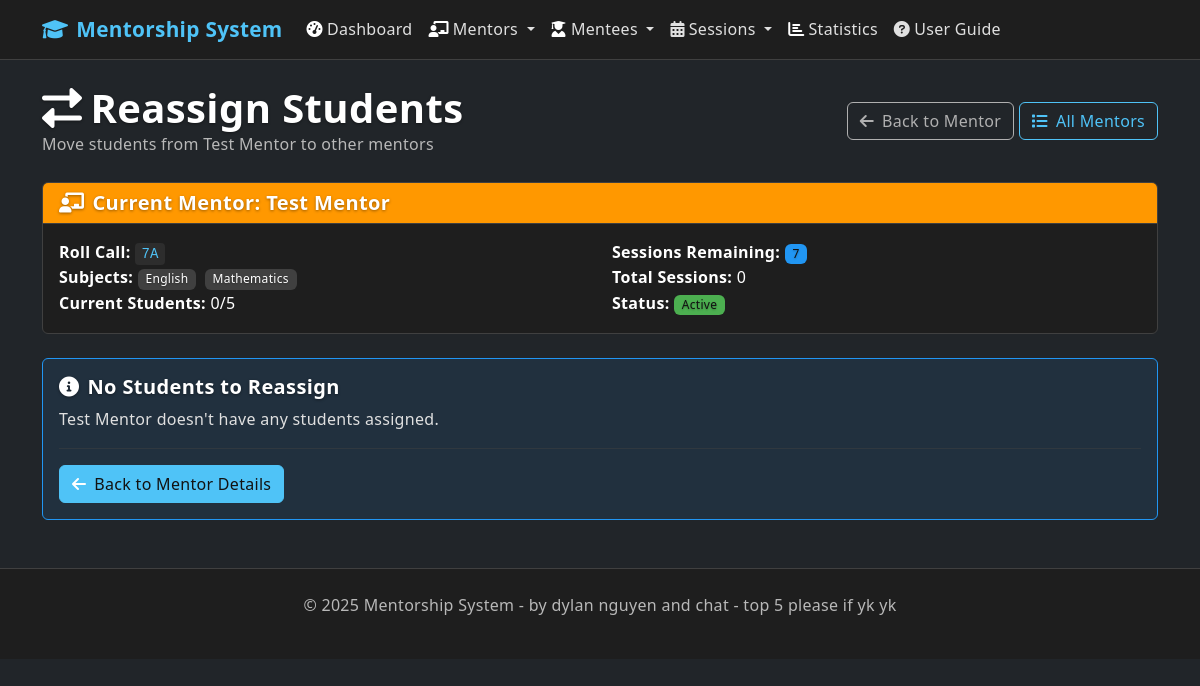
Screenshot of /reassign_mentees/9 with the database file from the repository.
### app.py (models this page shows, shortened)
class Mentor(db.Model):
    id = db.Column(db.Integer, primary_key=True)
    name = db.Column(db.String(100), nullable=False)
    roll_call = db.Column(db.String(20), nullable=False)  # Multiple mentors can be in same class
    subjects = db.Column(db.String(500), nullable=False)  # Increased length for more subjects
    max_mentees = db.Column(db.Integer, default=5)
    created_at = db.Column(db.DateTime, default=datetime.utcnow)
    mentees = db.relationship('Mentee', backref='assigned_mentor', lazy=True)
    sessions = db.relationship('Session', backref='mentor', lazy=True)
    def get_subjects_list(self):
        return [s.strip() for s in self.subjects.split(',') if s.strip()]
    def current_mentee_count(self):
        return len([m for m in self.mentees if m.mentor_id == self.id])

### app.py (the view, shortened to what this page needs)
@app.route('/reassign_mentees')
@app.route('/reassign_mentees/<int:mentor_id>', methods=['GET', 'POST'])
def reassign_mentees(mentor_id=None):
    if not mentor_id:
        flash('Please select a mentor to reassign mentees from.', 'info')
        return redirect(url_for('mentors'))
    mentor = Mentor.query.get_or_404(mentor_id)
    assigned_mentees = Mentee.query.filter_by(mentor_id=mentor_id).all()
    completed_sessions = Session.query.filter_by(
        mentor_id=mentor_id,
        status='completed'
    ).count()
    mentor.lessons_left = max(0, 7 - completed_sessions)
    target_mentors = Mentor.query.filter(Mentor.id != mentor_id).all()
    available_mentors = []
    for target_mentor in target_mentors:
        available_slots = target_mentor.max_mentees - target_mentor.current_mentee_count()
        if available_slots > 0:  # Only include mentors with available capacity
            available_mentors.append({
                'mentor': target_mentor,
                'available_slots': available_slots,
                'compatible_subjects': target_mentor.get_subjects_list()
            })
    return render_template('reassign_mentees.html',
                         mentor=mentor,
                         assigned_mentees=assigned_mentees,
                         available_mentors=available_mentors)

### templates/reassign_mentees.html (shortened to what this page needs)
{% extends "base.html" %}
{% block content %}
<div class="row">
    <div class="col-12">
        <div class="d-flex justify-content-between align-items-center mb-4">
            <div>
                <h1 class="mb-0">
                    <i class="fas fa-exchange-alt me-2"></i>Reassign Students
                </h1>
                <p class="text-muted mb-0">Move students from {{ mentor.name }} to other mentors</p>
            </div>
            <div>
                <a href="{{ url_for('mentor_detail', id=mentor.id) }}" class="btn btn-outline-secondary">
                    <i class="fas fa-arrow-left me-2"></i>Back to Mentor
                </a>
                <a href="{{ url_for('mentors') }}" class="btn btn-outline-primary">
                    <i class="fas fa-list me-2"></i>All Mentors
                </a>
            </div>
        </div>
    </div>
</div>
<div class="row mb-4">
    <div class="col-12">
        <div class="card border-warning">
            <div class="card-header bg-warning text-dark">
                <h5 class="mb-0">
                    <i class="fas fa-chalkboard-teacher me-2"></i>Current Mentor: {{ mentor.name }}
                </h5>
            </div>
            <div class="card-body">
                <div class="row">
                    <div class="col-md-6">
                        <strong>Roll Call:</strong> <code>{{ mentor.roll_call }}</code><br>
                        <strong>Subjects:</strong>
                        {% for subject in mentor.subjects.split(',') %}
                            <span class="badge bg-secondary me-1">{{ subject.strip() }}</span>
                        {% endfor %}<br>
                        <strong>Current Students:</strong> {{ mentor.mentees|length }}/{{ mentor.max_mentees }}
                    </div>
                    <div class="col-md-6">
                        <strong>Sessions Remaining:</strong> <span class="badge bg-info">{{ mentor.lessons_left }}</span><br>
                        <strong>Total Sessions:</strong> {{ mentor.sessions|length }}<br>
                        <strong>Status:</strong>
                        {% if mentor.lessons_left <= 0 %}
                            <span class="badge bg-danger">Retired</span>
                        {% elif mentor.lessons_left <= 2 %}
                            <span class="badge bg-warning">Near Retirement</span>
                        {% else %}
                            <span class="badge bg-success">Active</span>
                        {% endif %}
                    </div>
                </div>
            </div>
        </div>
    </div>
</div>
{% if assigned_mentees and available_mentors %}
    <form method="POST">
        <div class="row">
            <div class="col-md-6">
                <div class="card">
                    <div class="card-header">
                        <h5 class="mb-0">
                            <i class="fas fa-user-graduate me-2"></i>Students to Reassign
                            <span class="badge bg-warning ms-2">{{ assigned_mentees|length }}</span>
                        </h5>
                    </div>
                    <div class="card-body">
                        {% for mentee in assigned_mentees %}
                            <div class="card mb-3 border-warning">
                                <div class="card-body py-2">
                                    <div class="d-flex justify-content-between align-items-start">
                                        <div>
                                            <h6 class="mb-1">{{ mentee.name }}</h6>
                                            <small class="text-muted">{{ mentee.roll_call }}</small><br>
                                            <span class="badge bg-secondary">{{ mentee.subject }}</span>
                                            <span class="badge bg-info">{{ mentee.lessons_remaining }} lessons</span>
                                            {% set upcoming_sessions = mentee.sessions|selectattr('status', 'equalto', 'scheduled')|selectattr('scheduled_date', 'ge', moment())|list %}
                                            {% if upcoming_sessions %}
                                                <br><small class="text-warning">
                                                    <i class="fas fa-calendar-exclamation me-1"></i>
                                                    {{ upcoming_sessions|length }} upcoming session(s)
                                                </small>
                                            {% endif %}
                                        </div>
                                        <div class="text-end">
                                            <label class="form-label small">New mentor:</label>
                                            <select name="reassignments" class="form-select form-select-sm mentee-reassignment"
                                                    data-mentee-id="{{ mentee.id }}"
                                                    data-subject="{{ mentee.subject }}"
                                                    data-mentee-name="{{ mentee.name }}">
                                                <option value="">Select new mentor...</option>
                                                {% for mentor_info in available_mentors %}
                                                    {% if mentee.subject in mentor_info.mentor.subjects.split(',') %}
                                                        <option value="{{ mentee.id }}-{{ mentor_info.mentor.id }}"
                                                                data-mentor-id="{{ mentor_info.mentor.id }}"
                                                                data-available-slots="{{ mentor_info.available_slots }}"
                                                                data-mentor-name="{{ mentor_info.mentor.name }}">
                                                            {{ mentor_info.mentor.name }}
                                                            ({{ mentor_info.available_slots }} slots available)
                                                        </option>
                                                    {% endif %}
                                                {% endfor %}
                                                <option value="{{ mentee.id }}-unassign" class="text-warning">
                                                    ⚠️ Leave Unassigned
                                                </option>
                                            </select>
                                        </div>
                                    </div>
                                </div>
                            </div>
                        {% endfor %}
                    </div>
                </div>
            </div>
            <div class="col-md-6">
                <div class="card">
                    <div class="card-header">
                        <h5 class="mb-0">
                            <i class="fas fa-chalkboard-teacher me-2"></i>Available Mentors
                            <span class="badge bg-success ms-2">{{ available_mentors|length }}</span>
                        </h5>
                    </div>
                    <div class="card-body">
                        {% for mentor_info in available_mentors %}
                            <div class="card mb-3 border-success" id="target-mentor-{{ mentor_info.mentor.id }}">
                                <div class="card-body py-2">
                                    <div class="d-flex justify-content-between align-items-start">
                                        <div>
                                            <h6 class="mb-1">{{ mentor_info.mentor.name }}</h6>
                                            <small class="text-muted">{{ mentor_info.mentor.roll_call }}</small><br>
                                            <div class="mt-1">
                                                {% for subject in mentor_info.mentor.subjects.split(',') %}
                                                    <span class="badge bg-secondary me-1">{{ subject.strip() }}</span>
                                                {% endfor %}
                                            </div>
                                        </div>
                                        <div class="text-end">
                                            <div class="badge bg-success mb-1">
                                                <span id="target-available-slots-{{ mentor_info.mentor.id }}">{{ mentor_info.available_slots }}</span>
                                                / {{ mentor_info.mentor.max_mentees }} slots
                                            </div><br>
                                            <div class="badge bg-info mb-1">
                                                {{ mentor_info.mentor.lessons_left }} sessions left
                                            </div><br>
                                            <small class="text-muted">
                                                <span id="target-assignments-{{ mentor_info.mentor.id }}">0</span> new assignments
                                            </small>
                                        </div>
                                    </div>
                                </div>
                            </div>
                        {% endfor %}
                    </div>
                </div>
            </div>
        </div>
        <div class="row mt-4">
            <div class="col-12">
                <div class="card">
                    <div class="card-header">
                        <h5 class="mb-0">
                            <i class="fas fa-clipboard-check me-2"></i>Reassignment Summary
                        </h5>
                    </div>
                    <div class="card-body">
                        <div id="reassignment-summary" class="alert alert-info">
                            <i class="fas fa-info-circle me-2"></i>
                            <strong>Ready to reassign:</strong> Select new mentors for students to see reassignment summary.
                        </div>
                        <div class="d-grid gap-2 d-md-flex justify-content-md-end">
                            <button type="button" class="btn btn-outline-secondary" onclick="clearAllReassignments()">
                                <i class="fas fa-eraser me-2"></i>Clear All
                            </button>
                            <button type="button" class="btn btn-outline-warning" onclick="selectAllUnassign()">
                                <i class="fas fa-unlink me-2"></i>Unassign All
                            </button>
                            <button type="submit" class="btn btn-warning" id="reassign-button" disabled>
                                <i class="fas fa-exchange-alt me-2"></i>Confirm Reassignments
                            </button>
                        </div>
                    </div>
                </div>
            </div>
        </div>
    </form>
{% elif not assigned_mentees %}
    <div class="alert alert-info">
        <h5 class="alert-heading">
            <i class="fas fa-info-circle me-2"></i>No Students to Reassign
        </h5>
        <p>{{ mentor.name }} doesn't have any students assigned.</p>
        <hr>
        <a href="{{ url_for('mentor_detail', id=mentor.id) }}" class="btn btn-primary">
            <i class="fas fa-arrow-left me-2"></i>Back to Mentor Details
        </a>
    </div>
{% endif %}
{% endblock %}

### rows the page displays
Mentor: name "Test Mentor", roll_call "7A", max_mentees "5"

### other values shown
{{ subject.strip() }} "English" "Mathematics"
{{ mentor.mentees|length }} "0"
{{ mentor.lessons_left }} "7"
{{ mentor.sessions|length }} "0"
